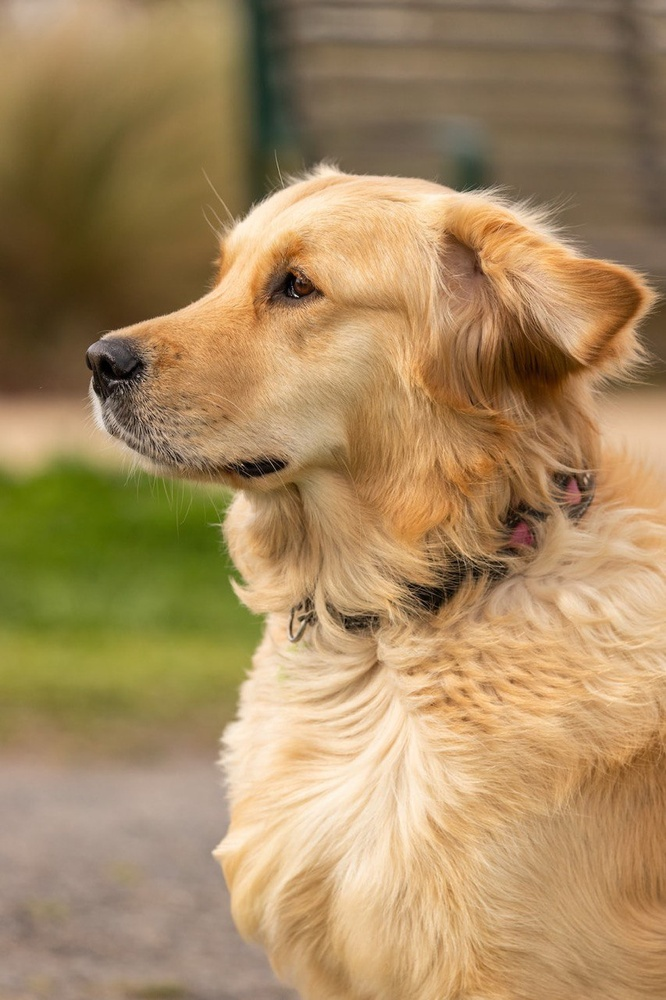
#> input picture goldendog.jpeg, 666 x 1000 px, shrunk from 853 x 1280 before the run, found by its file name
$ python 'Pixel intensity.py'
#> lines starting #> are read from the running program, lines starting #| are printed output that depends on the picture
import matplotlib.pyplot as plt
import cv2 as cv # You won't be needing cv2, it is just needed to create this example

img = cv.imread('/Users/koleinif20/Desktop/CVprojects/goldendog.jpeg', 0) # notice the grayscale
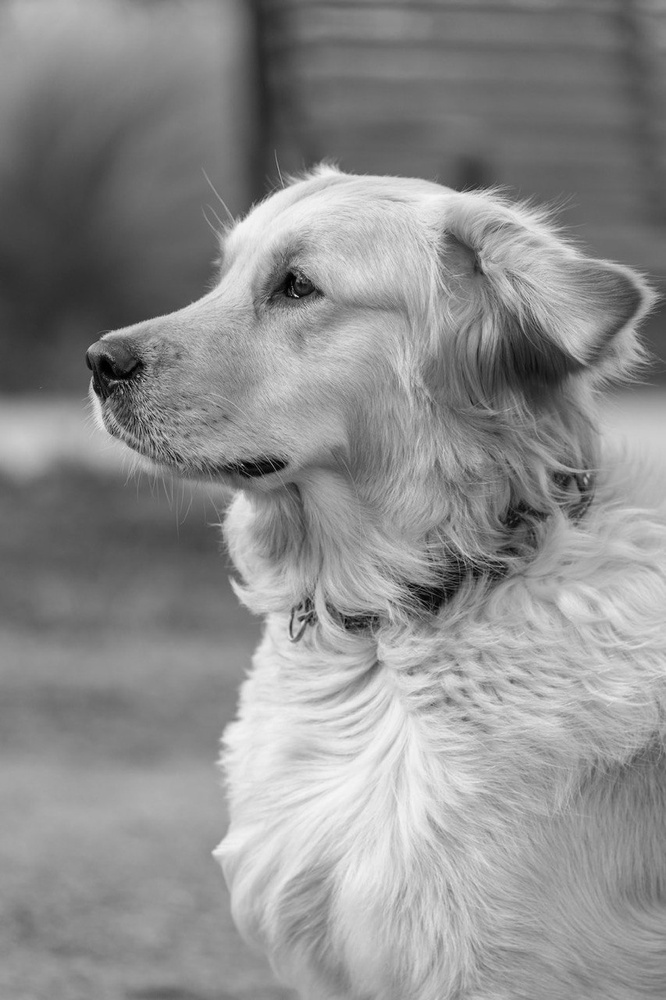
#> img: shape (1000, 666); min 0, max 247, mean 141.4
# hist contains the list of pixels with the same intensity for each intensity in the picture
plt.hist(img)
plt.xlabel('Intensities contained in the image')
plt.ylabel('Amount of pixels found for each intensity')
plt.show() # in case you want to visualize it
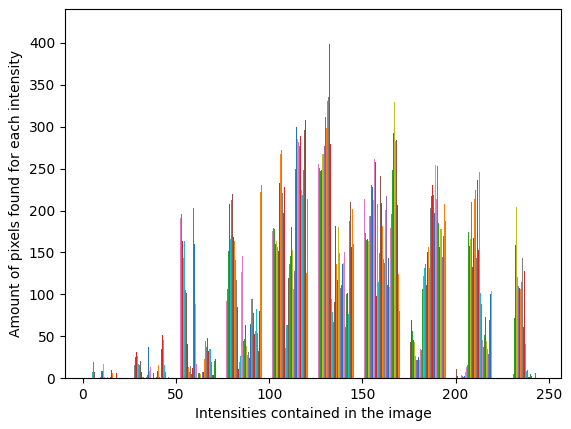
#> figure drawn by matplotlib, 1 panel; tallest bar 262 high, from x = 126 to 126; tallest bar 269 high, from x = 126 to 126; tallest bar 269 high, from x = 126 to 126.1

$ run again, with akshara-1.jpg copied over goldendog.jpeg
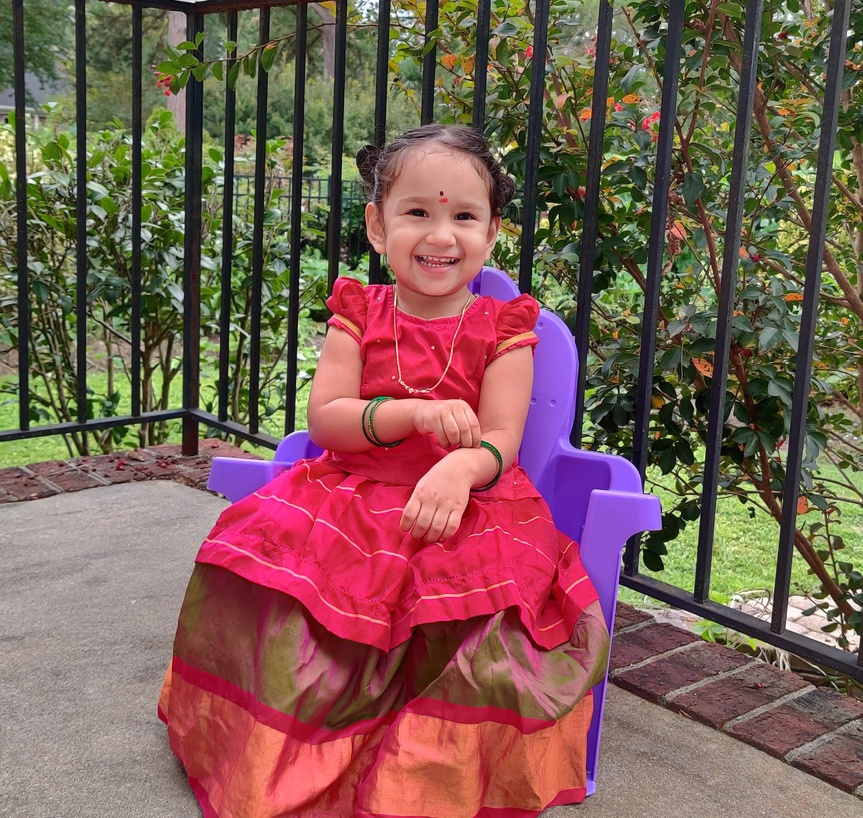
#> input picture akshara-1.jpg, 863 x 818 px, shrunk from 2340 x 2219 before the run, found by its file name
#> `img = cv.imread('/Users/koleinif20/Desktop/CVprojects/goldendog.jpeg',..`:
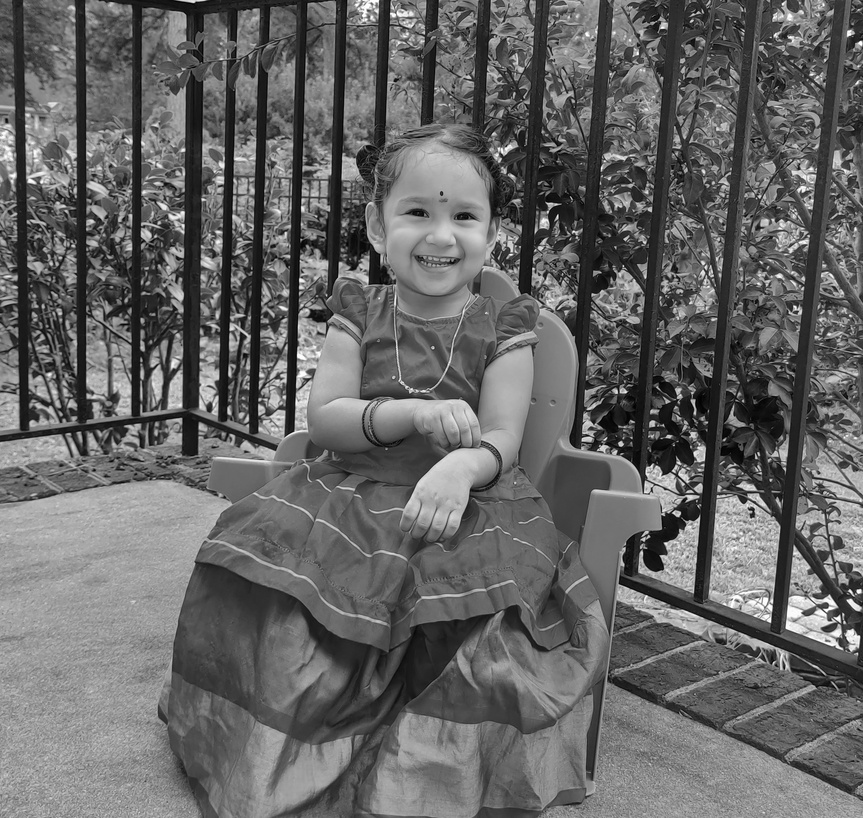
#> img: shape (818, 863); min 0, max 255, mean 101.9
#> `plt.show()`:
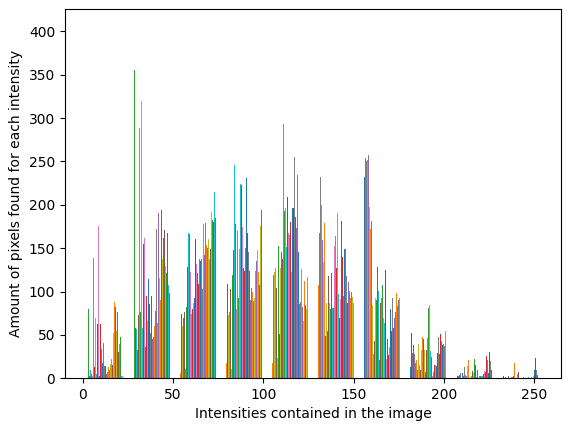
#> figure drawn by matplotlib, 1 panel; tallest bar 286 high, from x = 155.6 to 155.6; tallest bar 290 high, from x = 155.6 to 155.6; tallest bar 278 high, from x = 155.6 to 155.6
